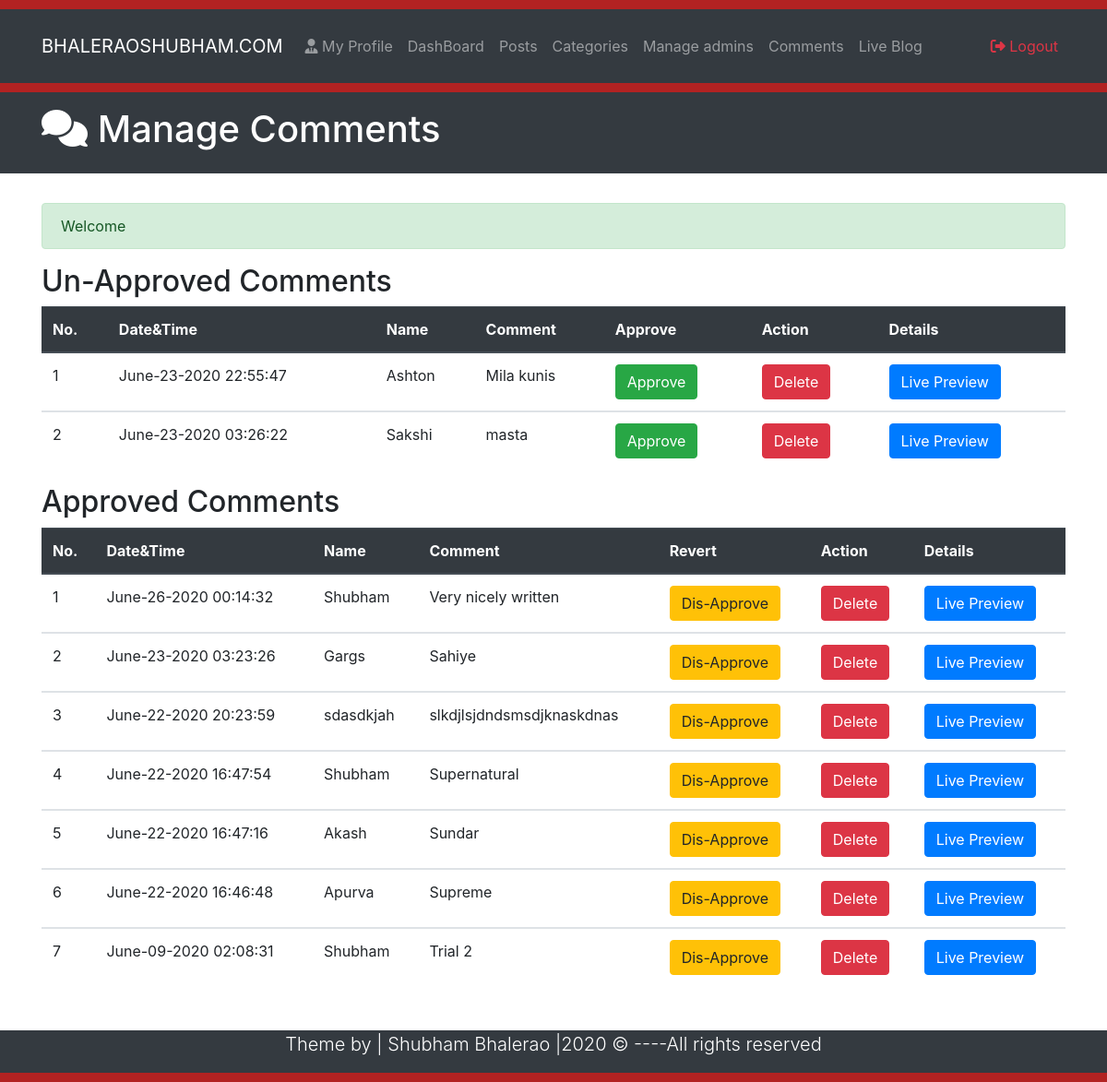
Screenshot of /Comments.php (signed in) with the database file from the repository.
### tables this page shows
CREATE TABLE `comments` (
  `id` int(10) NOT NULL,
  `datetime` varchar(50) NOT NULL,
  `name` varchar(50) NOT NULL,
  `email` varchar(60) NOT NULL,
  `comment` varchar(500) NOT NULL,
  `approvedby` varchar(50) NOT NULL,
  `status` varchar(3) NOT NULL,
  `post_id` int(10) NOT NULL
);

### Comments.php (the view, shortened to what this page needs)
  <?php require_once("Includes/Sessions.php"); ?>
<!DOCTYPE html>
<html lang="en" >
  <head>
    <link rel="stylesheet" href="https://stackpath.bootstrapcdn.com/bootstrap/4.5.0/css/bootstrap.min.css">
    <link rel="stylesheet" href="Css/design.css">
  </head>
  <body>
            <div style="height:10px; background:#B22222">
            </div>
  <nav class="navbar navbar-expand-lg navbar-dark bg-dark">
    <div class="container" >
      <a href="#" class="navbar-brand"> BHALERAOSHUBHAM.COM </a>
          <div class="collapse navbar-collapse" id="navbarcollapseCMS">
        <ul class="navbar-nav  mr-auto">
           <li class="nav-item">
               <a href="MyProfile.php" class="nav-link"> <i class="fas fa-user-tie"></i> My Profile</a>
           </li>
           <li class="nav-item">
               <a href="Dashboard.php" class="nav-link"> DashBoard</a>
           </li>
           <li class="nav-item">
               <a href="Posts.php" class="nav-link"> Posts </a>
           </li>
           <li class="nav-item">
               <a href="Categories.php" class="nav-link"> Categories </a>
           </li>
           <li class="nav-item">
               <a href="Admins.php" class="nav-link"> Manage admins </a>
           </li>
           <li class="nav-item">
               <a href="Comments.php" class="nav-link"> Comments </a>
           </li>
           <li class="nav-item">
               <a href="Blog.php?page=1" class="nav-link"> Live Blog </a>
           </li>
        </ul>
        <ul class="navbar-nav ml-auto">
            <li class="nav-item"><a href="Logout.php" class="nav-link text-danger"><i class="fas fa-sign-out-alt"></i> Logout</a></li>
        </ul>
          </div>
    </div>
  </nav>
  <div style="height:10px; background:#B22222">
  </div>
<header class="bg-dark text-white py-3">
  <div class="container">
    <div class="row">
      <div class="col-md-12">
        <h1><i class="fas fa-comments"></i> Manage Comments</h1>
      </div>
    </div>
  </div>
</header>
<br>
<section class="container py-2 mb-4">
  <div class="row" style="min-height:30px;">
    <div class="col-lg-12" style="min-height:400px;">
      <?php
            echo SuccessMessage();
       ?>
       <h2>Un-Approved Comments</h2>
      <table class="table table-stripped table-hover">
        <thead class="thead-dark">
          <tr>
            <th>No.</th>
            <th>Date&Time</th>
            <th>Name</th>
            <th>Comment</th>
            <th>Approve</th>
            <th>Action</th>
            <th>Details</th>
          </tr>
        </thead>
     <?php
      global $ConnectingDB;
      $sql = "SELECT * FROM comments WHERE status='OFF' ORDER BY id desc";
      $Execute = $ConnectingDB->query($sql);
      $SrNo = 0;
      while ($DataRows=$Execute->fetch()) {
       $CommentId         = $DataRows["id"];
       $DateTimeOfComment = $DataRows["datetime"];
       $CommenterName     = $DataRows["name"];
       $CommentContent    = $DataRows["comment"];
       $CommentPostId     = $DataRows["post_id"];
       $SrNo++;
      ?>
      <tbody>
        <tr>
          <td><?php echo htmlentities($SrNo); ?></td>
          <td><?php echo htmlentities($DateTimeOfComment); ?></td>
          <td><?php echo htmlentities($CommenterName); ?></td>
          <td><?php echo htmlentities($CommentContent); ?></td>
          <td> <a href="ApproveComment.php?id=<?php echo $CommentId; ?>" class="btn btn-success"> Approve </a> </td>
            <td> <a href="DeleteComment.php?id=<?php echo $CommentId; ?>" class="btn btn-danger"> Delete </a> </td>
          <td style="min-width:140px;"> <a class="btn btn-primary" href="FullPost.php?id=<?php echo $CommentPostId;?>" target="_blank">Live Preview</a> </td>
        </tr>
      </tbody>
      <?php } ?>
      </table>
      <h2>Approved Comments</h2>
     <table class="table table-stripped table-hover">
       <thead class="thead-dark">
         <tr>
           <th>No.</th>
           <th>Date&Time</th>
           <th>Name</th>
           <th>Comment</th>
           <th>Revert</th>
           <th>Action</th>
           <th>Details</th>
         </tr>
       </thead>
    <?php
     global $ConnectingDB;
     $sql = "SELECT * FROM comments WHERE status='ON' ORDER BY id desc";
     $Execute = $ConnectingDB->query($sql);
     $SrNo = 0;
     while ($DataRows=$Execute->fetch()) {
      $CommentId         = $DataRows["id"];
      $DateTimeOfComment = $DataRows["datetime"];
      $CommenterName     = $DataRows["name"];
      $CommentContent    = $DataRows["comment"];
      $CommentPostId     = $DataRows["post_id"];
      $SrNo++;
     ?>
     <tbody>
       <tr>
         <td><?php echo htmlentities($SrNo); ?></td>
         <td><?php echo htmlentities($DateTimeOfComment); ?></td>
         <td><?php echo htmlentities($CommenterName); ?></td>
         <td><?php echo htmlentities($CommentContent); ?></td>
         <td style="min-width:140px;"> <a href="DisApproveComment.php?id=<?php echo $CommentId; ?>" class="btn btn-warning"> Dis-Approve </a> </td>
           <td> <a href="DeleteComment.php?id=<?php echo $CommentId; ?>" class="btn btn-danger"> Delete </a> </td>
         <td style="min-width:140px;"> <a class="btn btn-primary" href="FullPost.php?id=<?php echo $CommentPostId;?>" target="_blank">Live Preview</a> </td>
       </tr>
     </tbody>
     <?php } ?>
     </table>
    </div>
  </div>
</section>
   <footer class="bg-dark text-white" >
     <div class="container">
         <div class="row">
           <div class="col">
           <p class="lead text-center">Theme by | Shubham Bhalerao |<span id="year"></span> &copy; ----All rights reserved</p>
         </div>
         </div>
     </div>
   </footer>
   <div style="height:10px; background:#B22222">
   </div>
  </body>
</html>

### Css/design.css (style rules this page uses)
.navbar { min-height: 80px; }

### rows the page displays
comments: datetime "June-23-2020 22:55:47", name "Ashton", comment "Mila kunis"
comments: datetime "June-23-2020 03:26:22", name "Sakshi", comment "masta"
comments: datetime "June-26-2020 00:14:32", name "Shubham", comment "Very nicely written"
comments: datetime "June-23-2020 03:23:26", name "Gargs", comment "Sahiye"
comments: datetime "June-22-2020 20:23:59", name "sdasdkjah", comment "slkdjlsjdndsmsdjknaskdnas"
comments: datetime "June-22-2020 16:47:54", name "Shubham", comment "Supernatural"
comments: datetime "June-22-2020 16:47:16", name "Akash", comment "Sundar"
comments: datetime "June-22-2020 16:46:48", name "Apurva", comment "Supreme"
comments: datetime "June-09-2020 02:08:31", name "Shubham", comment "Trial 2"

### other values shown
SuccessMessage() "Welcome"
